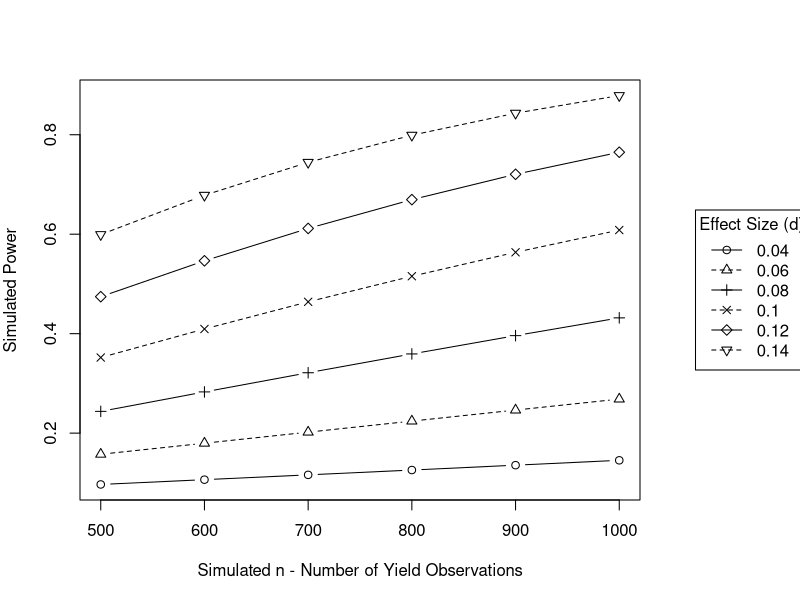
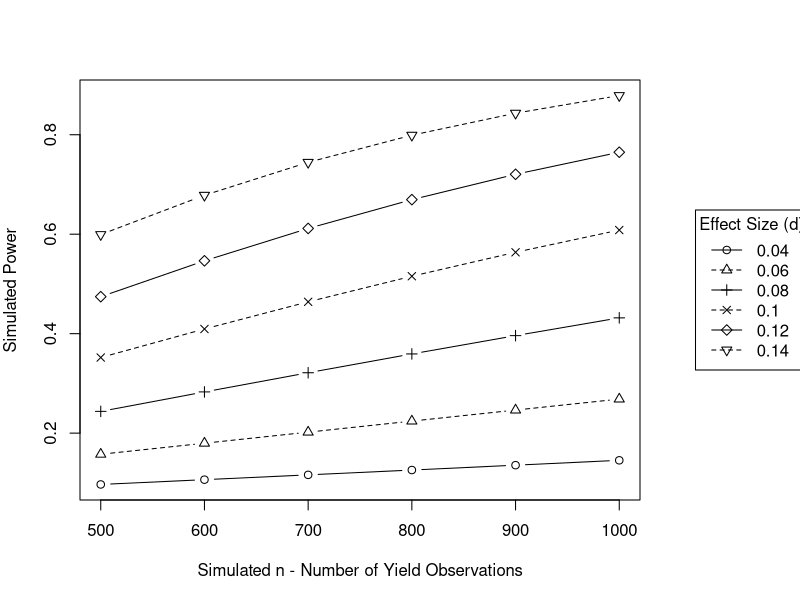

These charts were generated, in order, by the following R code:
## HEADER ####
## Who: Joe Collins / Ed Harris 
## what: Power Analysis / Power Curve Soil Organic Carbon - Reduced Tillage Systems 
## Last edited: 2022-08-01

# Data from: 
#Yuan, Li & Li, Zhou & Chang, Scott & Cui, Song & Jagadamma, Sindhu & Qingping, Zhang & Cai, Yanjiang. (2020). 
#Residue retention promotes soil carbon accumulation in minimum tillage systems: Implications for conservation 
#agriculture. Science of The Total Environment. 740. 140147. 10.1016/j.scitotenv.2020.140147. 

## CONTENTS ####

## 00 Working Directory ####

getwd() # get the current working directory
setwd("/Users/u1764794/OneDrive - Harper Adams University/Resources/Power_Analysis /")  # Set the working directory

## 01 Packages ####	

library(pwr)
cohen.ES  # Give the conventional effect size (small, medium, large) for the tests available in this package

## 02 Simulated Power Analysis ####	

simn <- c(500, 600, 700, 800, 900, 1000)  # This is the Simulated number of observations (n) for the power analysis 
simcd <- c(0.04, 0.06, 0.08, 0.1, 0.12, 0.14)  # This is the simulated Effect Size (d)

mymat <- matrix(nrow=length(simn), ncol = length(simcd))  # Create the empty matrix the required size 
row.names(mymat) <- simn                                 # Add the row names 
colnames(mymat) <- simcd                                # Add col names 

for(i in 1:length(simn)){                           # for each position in matrix row
  for(j in 1:length(simcd)){                        # for each position in matrix column 
    mymat[i,j] <- pwr.t.test(n = simn[i],           # run pwr test using i and j positions from vectors 
                             d = simcd[j], 
                             sig.level = 0.05,      # generate power
                             power = NULL)$power    # add to matrix 
  }
}

print(mymat)     # prints the matrix to the screen 

## 04 Power Curve Plot ####	

setwd("~/OneDrive - Harper Adams University/Data/agronomy/plots/")
png(filename="yield_power_analysis.png")

par(mar=c(5, 4, 4, 8), xpd=TRUE)

matplot(x=mymat, type='b', 
        lty = c(1,2), 
        xlab = "Simulated n - Number of Yield Observations", ylab = "Simulated Power",   # Axis Labels 
        pch = 1:8,         # Symbols
        xaxt="n",          # remove x axis 
        col = "black")     # Line colour 

# abline(h=0.8)                      #AB line 
# abline(h=0.95)                      #AB line 


legend(x = "right",    # Position
       inset = c(- 0.3, 0),    
       legend = simcd,             # Legend texts
       title = "Effect Size (d)",
       lty = c(1, 2),              # Line types
       col = "black",              # Line colors
       pch = 1:8,                  # Symbols 
       lwd = 1,)                   # Line width
axis(side = 1, at = 1:length(simn), labels = simn)  # Add custom axis back on to plot with vector labels

dev.off()






png(filename = "yield_power_analysis.png", 
    width = 2000,        # Width in pixels
    height = 1500,       # Height in pixels
    res = 300)           # Resolution in DPI

par(mar = c(5, 4, 4, 8), xpd = TRUE)

matplot(x = mymat, type = 'b', 
        lty = c(1, 2), 
        xlab = "Simulated n - Number of Yield Observations", 
        ylab = "Simulated Power",   # Axis Labels 
        pch = 1:8,                  # Symbols
        xaxt = "n",                 # Remove x-axis 
        col = "black")              # Line color

# Add legend
legend(x = "right",                # Position
       inset = c(-0.3, 0),         
       legend = simcd,             # Legend texts
       title = "Effect Size (d)",
       lty = c(1, 2),              # Line types
       col = "black",              # Line colors
       pch = 1:8,                  # Symbols 
       lwd = 1)                    # Line width

# Add custom x-axis
axis(side = 1, at = 1:length(simn), labels = simn)

dev.off()
